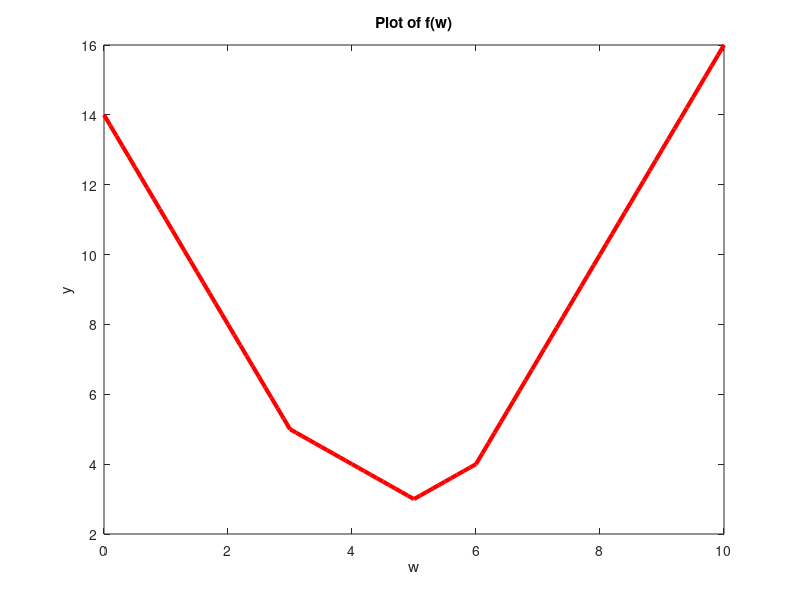

Write MATLAB code to recreate this figure.
figure;
x = 0:.1:10;
y = abs(3-x) + abs(5-x) + abs(6-x);
plot(x,y,'-r','LineWidth',3);
xlabel('w')
ylabel('y')
title('Plot of f(w)')
